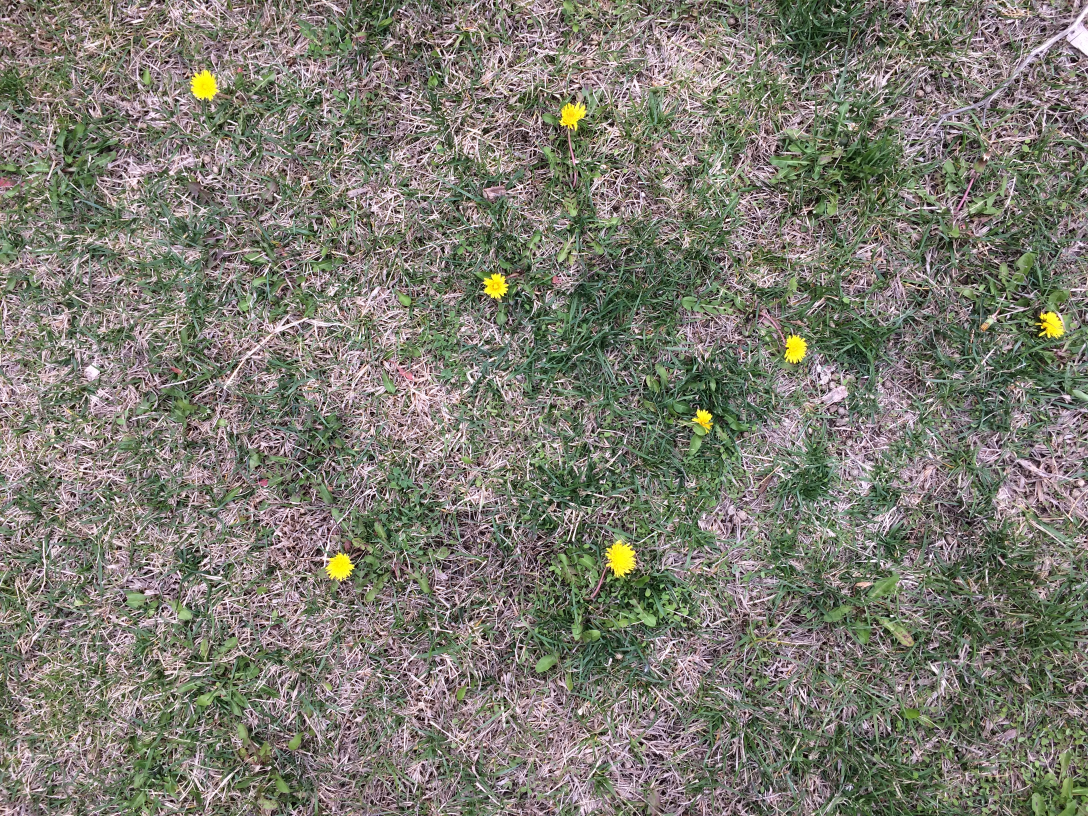
#> input picture full_images/IMG_6979.JPG, 3264 x 2448 px (shown at 1/3 size)
$ jupyter execute --allow-errors notebook_example.ipynb
#> lines starting #> are read from the running program, lines starting #| are printed output that depends on the picture
# Histogram of Oriented Gradients

The Histogram of Oriented Gradients (HOG) is en efficient method for reducing the dimensionality of images while still preserving enough variability to discern different classes. The HOG can be applied in images with single or multiple bands. IN this exercise we will use only one color band of the image in the CIELab color system. The last band of an image in the CIELab color space represents the blue-yellow

For this example we will use the Dandelion dataset, which is comprised of 300 images of dandelion flowers and 300 images of background cases represented by grass, cement, soil, and gravel.

[cell 1]
# Import modules
import glob
import numpy as np
import matplotlib.pyplot as plt
import matplotlib.patches as mpatches
from matplotlib.transforms import Bbox

from skimage.io import imread
from skimage.feature import hog
from skimage.color import rgb2lab, lab2rgb

from sklearn.model_selection import train_test_split
from sklearn.svm import SVC

[cell 2]
# Read all image names

# Background tiles
background_filenames = glob.glob('background_tiles/*.png')
#> (the rest of this cell did not finish here and is left out)

#> (a cell that did not finish here is left out)

#> (a cell that did not finish here is left out)

#> (a cell that did not finish here is left out)

#> (a cell that did not finish here is left out)

[cell 7]
# Scan a full-size image and classify tiles
# This can take time depending on the selected overlapping fraction (delta) and the size of the image
img = rgb2lab(imread('full_images/IMG_6979.JPG'))
#> img: shape (2448, 3264, 3) float64; mean of channels 0, 1, 2 50.8, -1.5, 6.5
b = img[:,:,2] # blue-yellow band in CIELab color space
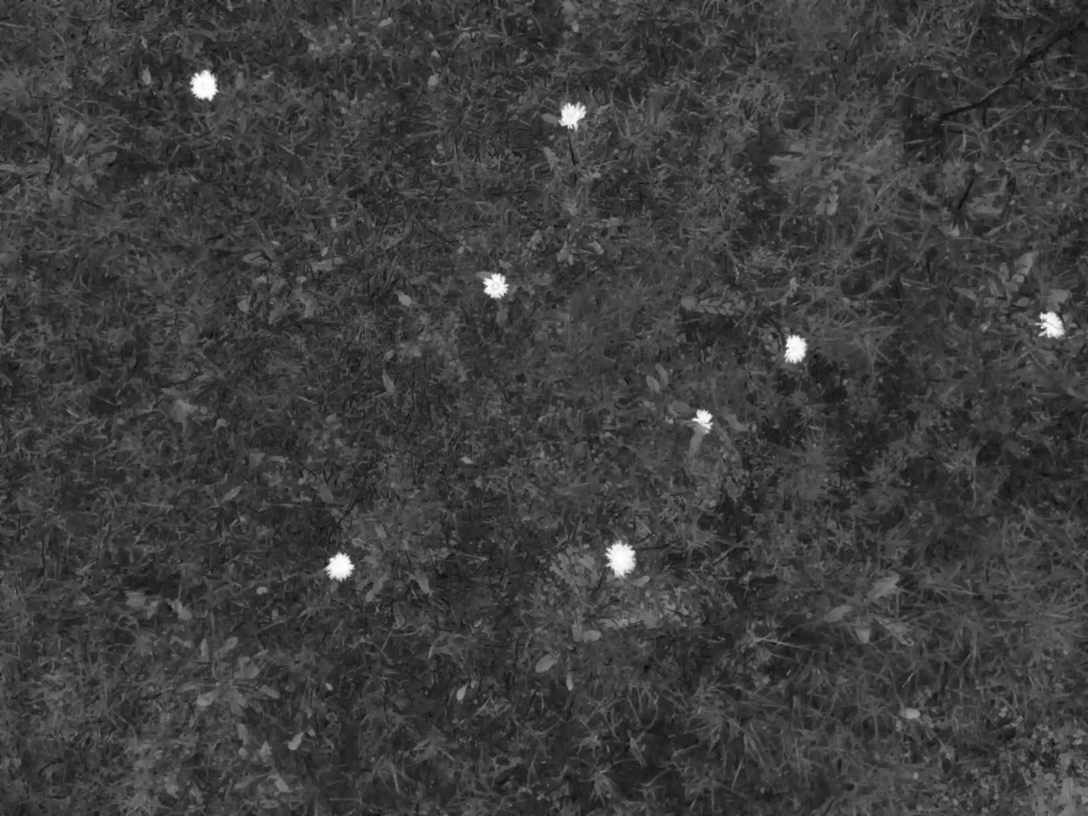
#> b: shape (2448, 3264) float64 (shown at 1/3 size); min -21.89, max 94.41, mean 6.5; drawn with min black and max white

w = 128
h = 128
delta = round(h/2)
label_boxes = []
row_range = np.arange(0, img.shape[0], delta)
#> row_range = 39 values from 0 to 2432
col_range = np.arange(0, img.shape[1], delta)
#> col_range = 51 values from 0 to 3200

#> (the rest of this cell did not finish here and is left out)

[cell 8]
# Identify overlapping boxes and merge them into one.
unique_boxes = []
k = 0

while k < len(label_boxes):
    current_box = label_boxes[k]
    x_coord = [current_box.get_x()]
    y_coord = [current_box.get_y()]
    for other_box in label_boxes:
        box_intercept = Bbox.intersection(current_box.get_bbox(), other_box.get_bbox())
        if box_intercept != None:
            area_intercept = box_intercept.height * box_intercept.width
            fraction_intercept = area_intercept/(w*h)
            if fraction_intercept >= 0:
                x_coord.append(other_box.get_x())
                y_coord.append(other_box.get_y())
                k += 1
    unique_boxes.append(mpatches.Rectangle((np.mean(x_coord),np.mean(y_coord)),w,h,linewidth=1,edgecolor='r',facecolor='none'))

[cell 9]
# Display image with classified Dandelions
plt.figure(figsize=(10,10))
plt.imshow(lab2rgb(img))
plt.title('Flowers:' + str(len(unique_boxes)) )

for count,box in enumerate(unique_boxes):
    plt.gca().add_patch(box)
    plt.text(box.get_x()+32, box.get_y()-10, str(count+1), fontsize=16, color='w')
plt.show()


$ run again, with full_images/IMG_7002.JPG copied over full_images/IMG_6979.JPG
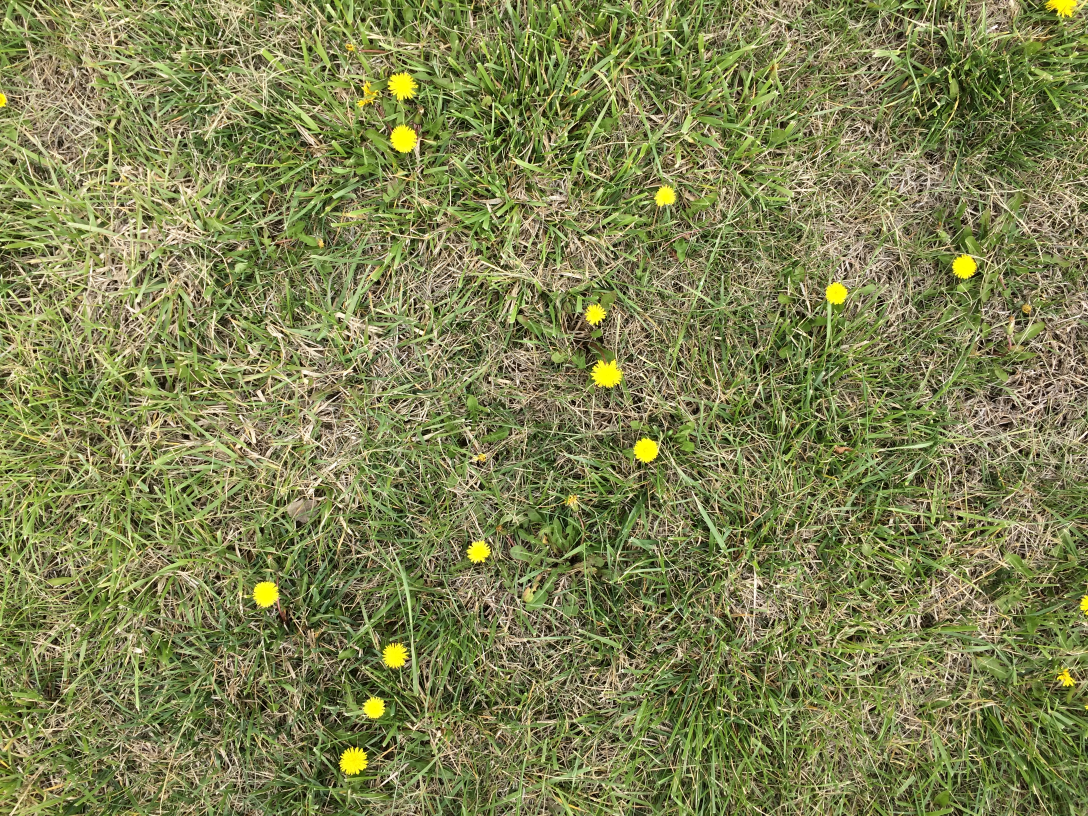
#> input picture full_images/IMG_7002.JPG, 3264 x 2448 px (shown at 1/3 size)
#> img: shape (2448, 3264, 3) float64; mean of channels 0, 1, 2 52.2, -9.1, 25.6
#> `b = img[:,:,2]`:
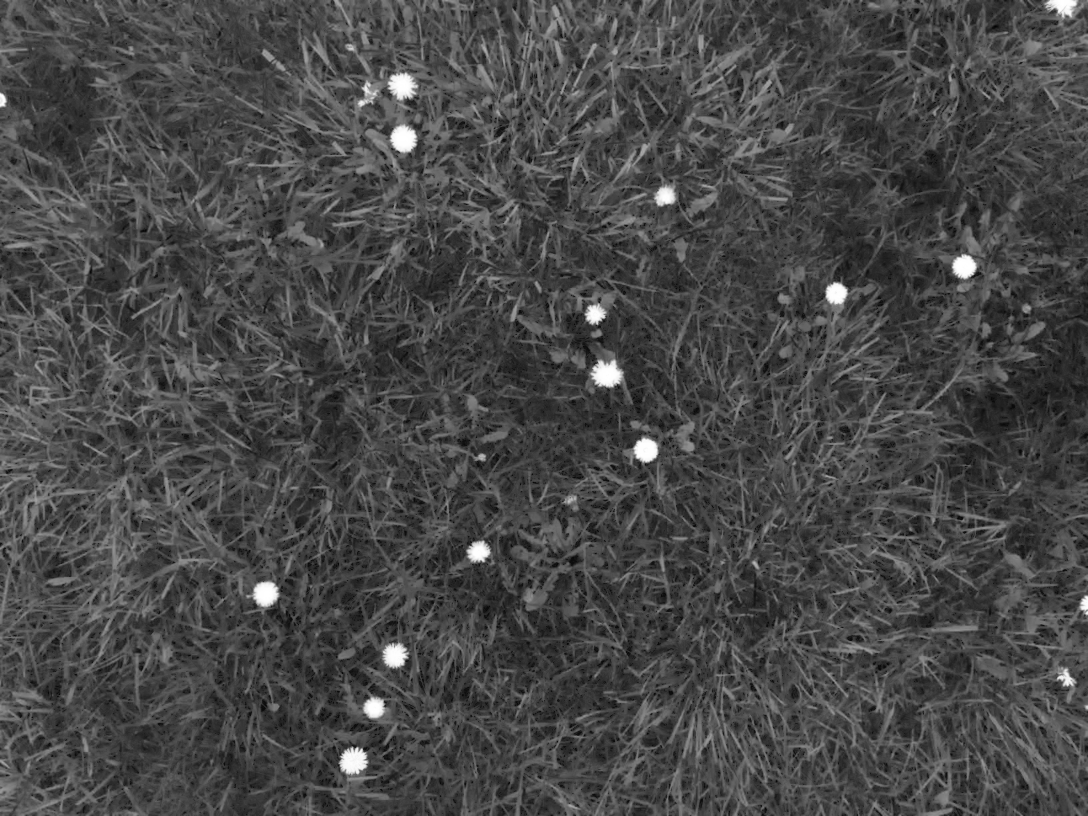
#> b: shape (2448, 3264) float64 (shown at 1/3 size); min -1.8, max 94.48, mean 25.6; drawn with min black and max white

$ run again, with full_images/IMG_7083.JPG copied over full_images/IMG_6979.JPG
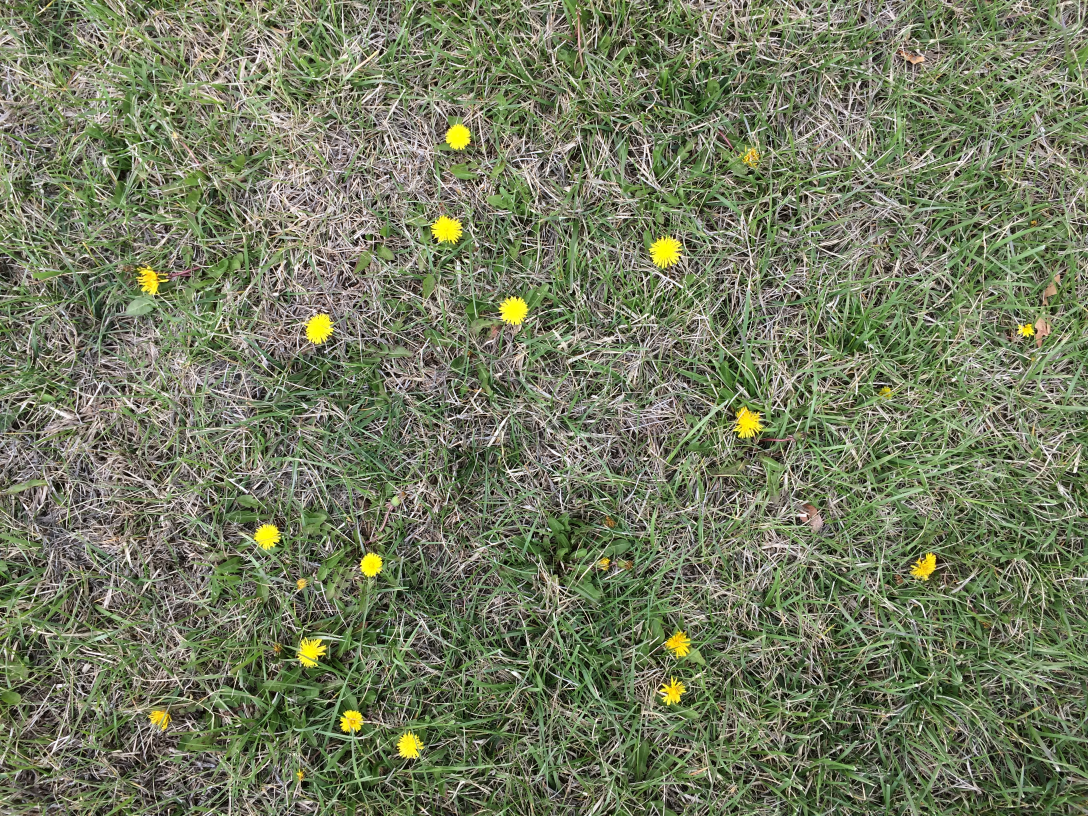
#> input picture full_images/IMG_7083.JPG, 3264 x 2448 px (shown at 1/3 size)
#> img: shape (2448, 3264, 3) float64; mean of channels 0, 1, 2 49.2, -7.6, 13.9
#> `b = img[:,:,2]`:
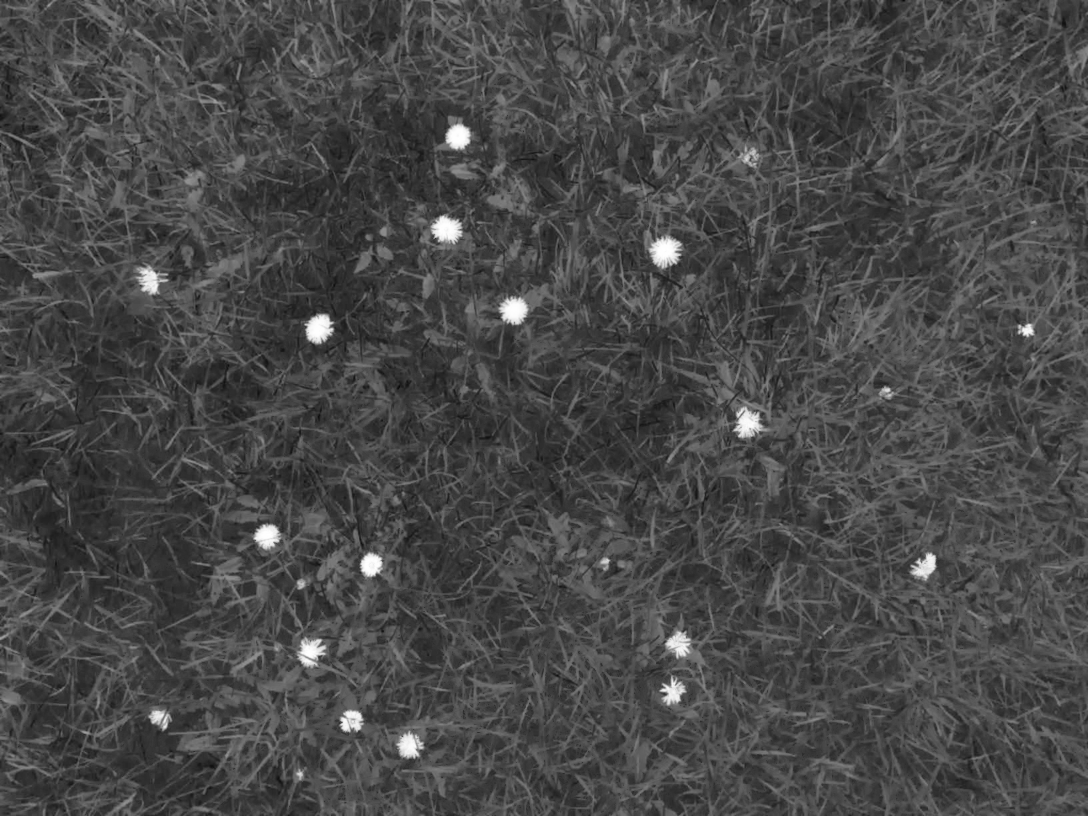
#> b: shape (2448, 3264) float64 (shown at 1/3 size); min -18.18, max 94.48, mean 13.9; drawn with min black and max white

$ run again, with full_images/IMG_7121.JPG copied over full_images/IMG_6979.JPG
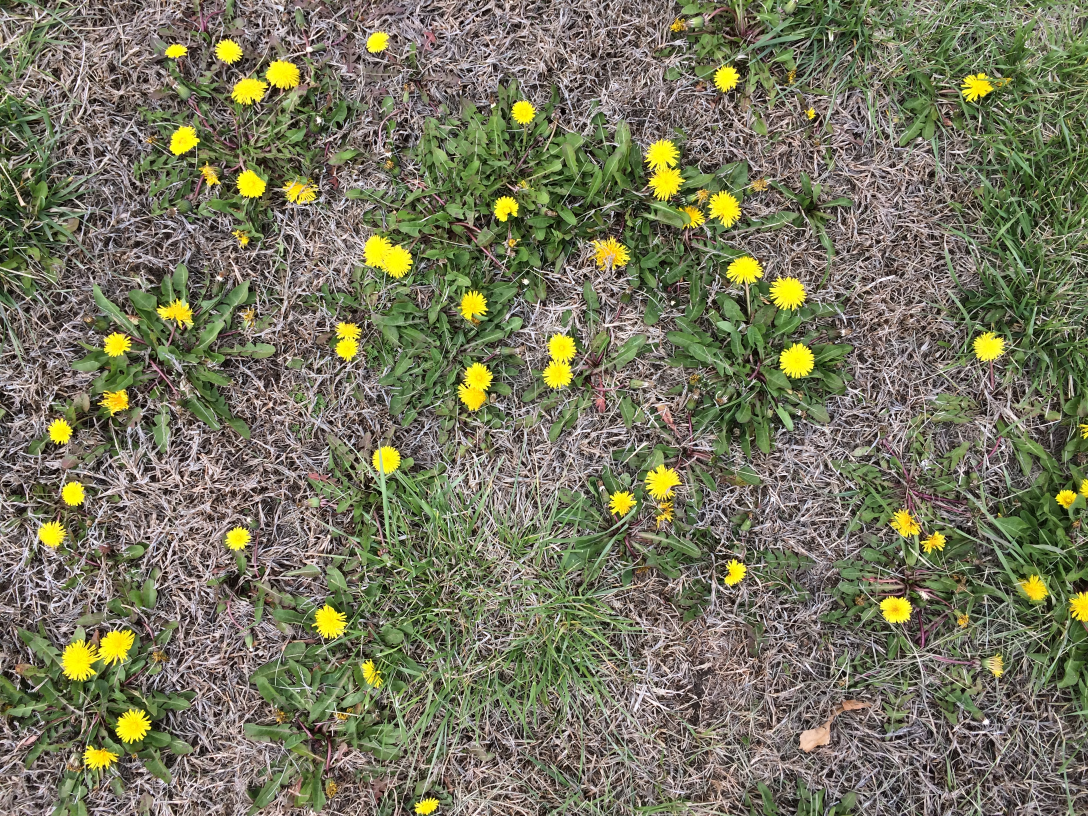
#> input picture full_images/IMG_7121.JPG, 3264 x 2448 px (shown at 1/3 size)
#> img: shape (2448, 3264, 3) float64; mean of channels 0, 1, 2 47.8, -3.3, 12.4
#> `b = img[:,:,2]`:
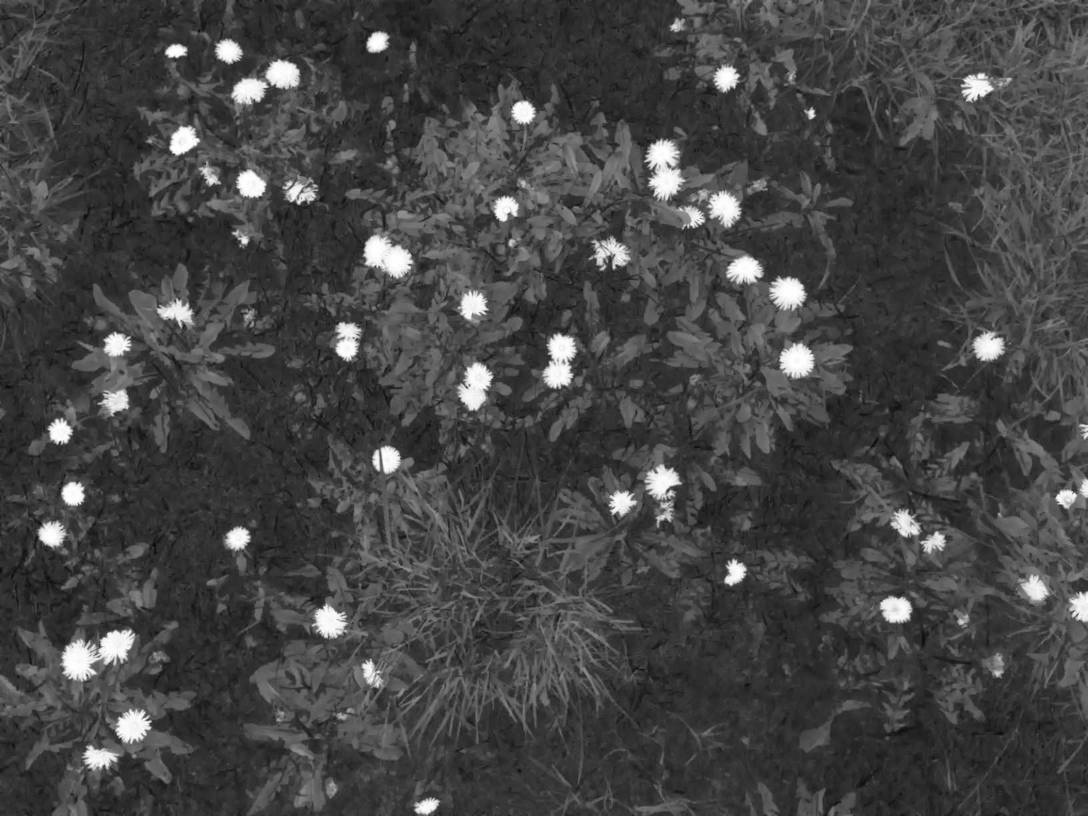
#> b: shape (2448, 3264) float64 (shown at 1/3 size); min -18.11, max 94.48, mean 12.4; drawn with min black and max white
